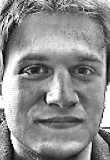
%> input picture diploma/2007/Система online контроля доступа конечного пользователя - Дурнов Денис - РК9-101/sources/work/Fnew.tif, 110 x 160 px
$ octave --eval "ddkGrad(imread('Fnew.tif'));"   (GNU Octave 9; MATLAB toolbox functions it lacks are replaced by stand-ins)
%> lines starting %> are read from the running program, lines starting %| are printed output that depends on the picture
function ddkGrad(Im)
% Функция вычисления значения градиента. Принимает имя изображения образа
%                         Дурнов Д.К.[07.05.2007]
hy = fspecial('sobel');
hx = hy';

Iy = imfilter(double(Im), hy, 'replicate');
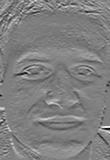
%> Iy: size 160x110 double; min -852, max 852, mean 4.4; drawn with min black and max white
Ix = imfilter(double(Im), hx, 'replicate');
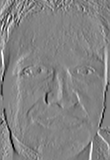
%> Ix: size 160x110 double; min -993, max 928, mean 1.7; drawn with min black and max white
Ig = sqrt(Ix.^2+Iy.^2);
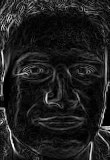
%> Ig: size 160x110 double; min 0, max 1034.5, mean 126.7; drawn with min black and max white

%> (the run ends here)

$ run again, on diploma/2007/Система online контроля доступа конечного пользователя - Дурнов Денис - РК9-101/sources/work/I.tif
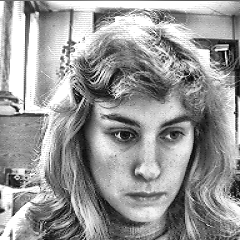
%> input picture diploma/2007/Система online контроля доступа конечного пользователя - Дурнов Денис - РК9-101/sources/work/I.tif, 240 x 240 px
%> in ddkGrad, `Ix = imfilter(double(Im), hx, 'replicate');`:
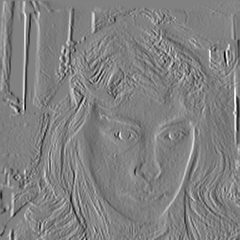
%> Ix: size 240x240 double; min -971, max 945, mean 1; drawn with min black and max white
%> in ddkGrad, `Ig = sqrt(Ix.^2+Iy.^2);`:
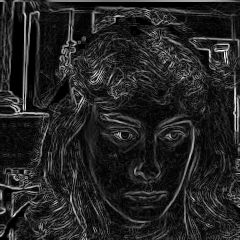
%> Ig: size 240x240 double; min 0, max 1009.2, mean 144.4; drawn with min black and max white

$ run again, on diploma/2007/Система online контроля доступа конечного пользователя - Дурнов Денис - РК9-101/sources/work/Middle.tif
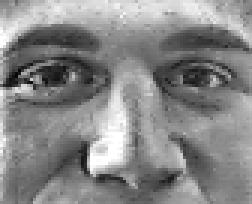
%> input picture diploma/2007/Система online контроля доступа конечного пользователя - Дурнов Денис - РК9-101/sources/work/Middle.tif, 84 x 68 px (shown 3 times larger)
%> in ddkGrad, `Ix = imfilter(double(Im), hx, 'replicate');`:
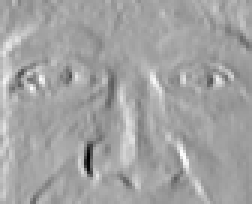
%> Ix: size 68x84 double (shown 3 times larger); min -888, max 507, mean 3.4; drawn with min black and max white
%> in ddkGrad, `Ig = sqrt(Ix.^2+Iy.^2);`:
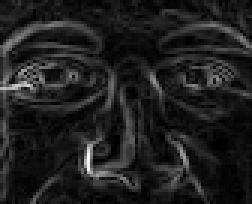
%> Ig: size 68x84 double (shown 3 times larger); min 0, max 898.4, mean 113.2; drawn with min black and max white

$ run again, on diploma/2007/Система online контроля доступа конечного пользователя - Дурнов Денис - РК9-101/sources/work/Rotate.TIF
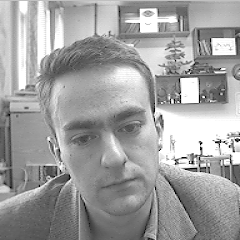
%> input picture diploma/2007/Система online контроля доступа конечного пользователя - Дурнов Денис - РК9-101/sources/work/Rotate.TIF, 240 x 240 px
%> in ddkGrad, `Ix = imfilter(double(Im), hx, 'replicate');`:
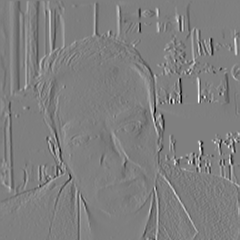
%> Ix: size 240x240 double; min -1020, max 1020, mean -0.1; drawn with min black and max white
%> in ddkGrad, `Ig = sqrt(Ix.^2+Iy.^2);`:
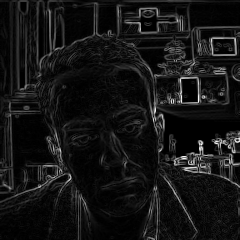
%> Ig: size 240x240 double; min 0, max 1053.7, mean 87.2; drawn with min black and max white
